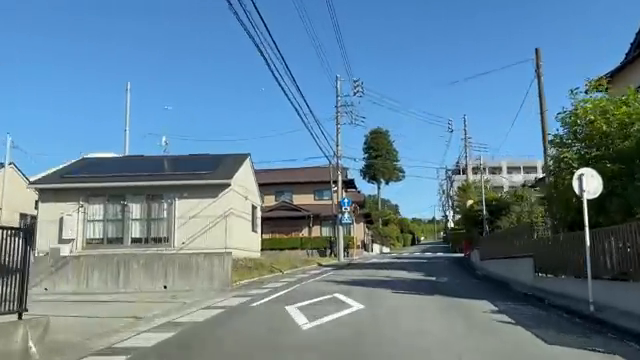
#> input picture frame 81 of GPU/kidcrossing.mp4, 640 x 360 px, given in place of the camera
$ python cpu_video_live.py 5 100   (older library calls are emulated)
#> lines starting #> are read from the running program, lines starting #| are printed output that depends on the picture; after the words box and inside, x2 and y2 are one past the last pixel; in counts of white or black regions, pixels touching at a corner belong together
#> in main, frame is the input picture: shape (360, 640, 3); mean B, G, R 150.7, 131, 101
#!/usr/bin/env python3
"""
Live video Sobel edge detection - processes webcam feed in real-time
Works without GPU - uses OpenCV and NumPy
"""

import cv2
import numpy as np
import sys
import time

def sobel_filter_cpu(src, threshold=150):
    """
    Apply Sobel edge detection filter on CPU
    """
#> called with threshold = 100
    # Convert to grayscale if needed
    if len(src.shape) == 3:
        gray = cv2.cvtColor(src, cv2.COLOR_BGR2GRAY)
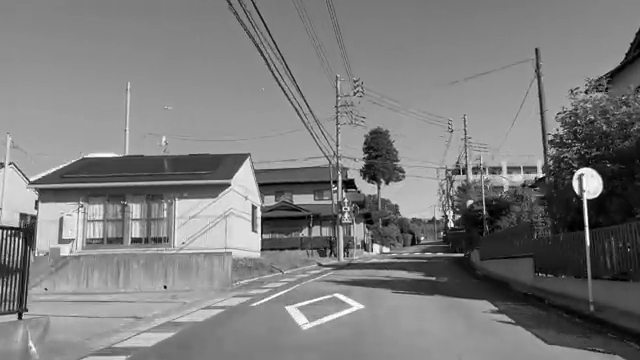
#> gray: shape (360, 640); min 0, max 255, mean 124.3
    else:
        gray = src.copy()

    # Apply Sobel operators
    sobelx = cv2.Sobel(gray, cv2.CV_64F, 1, 0, ksize=3)
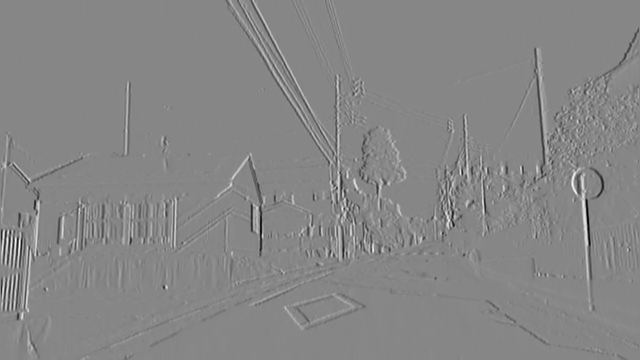
#> sobelx: shape (360, 640) float64; min -937, max 838, mean -1.1; drawn with min black and max white
    sobely = cv2.Sobel(gray, cv2.CV_64F, 0, 1, ksize=3)
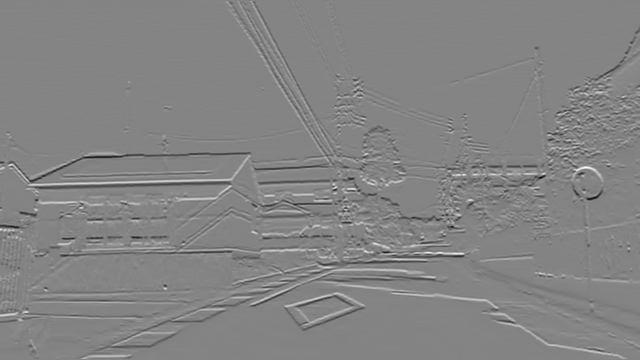
#> sobely: shape (360, 640) float64; min -900, max 839, mean 0.3; drawn with min black and max white

    # Calculate magnitude
    magnitude = np.sqrt(sobelx**2 + sobely**2)
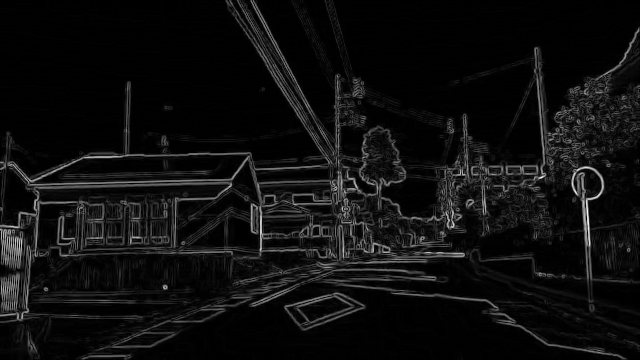
#> magnitude: shape (360, 640) float64; min 0, max 973.1, mean 57.7; drawn with min black and max white

    # Threshold
    edges = (magnitude > threshold).astype(np.uint8) * 255
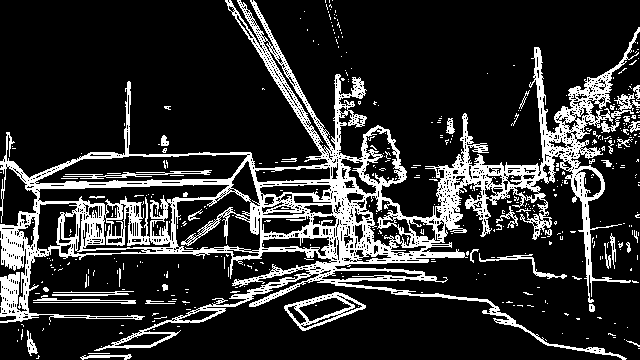
#> edges: shape (360, 640); 18.1% white; 429 white regions (389 under 20 px), largest, box (x1, y1, x2, y2) and area: (0, 0, 640, 360) 36492, (284, 292, 366, 331) 868, (63, 170, 212, 179) 386

    # Zero out border pixels
    edges[0, :] = 0
#> edges: shape (360, 640); 18.1% white; 428 white regions (388 under 20 px), largest, box (x1, y1, x2, y2) and area: (0, 1, 640, 360) 36480, (284, 292, 366, 331) 868, (63, 170, 212, 179) 386
    edges[-1, :] = 0
#> edges: shape (360, 640); 18.1% white; 428 white regions (388 under 20 px), largest, box (x1, y1, x2, y2) and area: (0, 1, 640, 359) 36476, (284, 292, 366, 331) 868, (63, 170, 212, 179) 386
    edges[:, 0] = 0
#> edges: shape (360, 640); 18.1% white; 428 white regions (388 under 20 px), largest, box (x1, y1, x2, y2) and area: (1, 1, 640, 359) 36444, (284, 292, 366, 331) 868, (63, 170, 212, 179) 386
    edges[:, -1] = 0
#> edges: shape (360, 640); 18.1% white; 427 white regions (387 under 20 px), largest, box (x1, y1, x2, y2) and area: (1, 1, 639, 359) 36436, (284, 292, 366, 331) 868, (63, 170, 212, 179) 386

    return edges

def main():
    # Camera device index (0 is usually the default webcam)
    camera_index = 0
    if len(sys.argv) >= 2:
        camera_index = int(sys.argv[1])

    threshold = 150
    if len(sys.argv) >= 3:
        threshold = int(sys.argv[2])

    print(f"Opening camera {camera_index}...")
    print("Press 'q' to quit, 's' to save screenshot, '+'/'-' to adjust threshold")
    print(f"Current threshold: {threshold}")

    # Open camera
    cap = cv2.VideoCapture(camera_index)
    if not cap.isOpened():
        print(f"ERROR: Cannot open camera {camera_index}")
        print("Try a different camera index (0, 1, 2, etc.)")
        sys.exit(1)

    # Set camera properties for better performance
    cap.set(cv2.CAP_PROP_FRAME_WIDTH, 640)
    cap.set(cv2.CAP_PROP_FRAME_HEIGHT, 480)
    cap.set(cv2.CAP_PROP_FPS, 30)

    width = int(cap.get(cv2.CAP_PROP_FRAME_WIDTH))
    height = int(cap.get(cv2.CAP_PROP_FRAME_HEIGHT))
    fps = cap.get(cv2.CAP_PROP_FPS)

    print(f"Camera opened: {width}x{height} @ {fps:.2f} fps")

    frame_count = 0
    start_time = time.time()
    last_fps_time = start_time
    fps_display = 0.0

    # Create window
    cv2.namedWindow('Sobel Edge Detection - Live', cv2.WINDOW_NORMAL)

    try:
        while True:
            ret, frame = cap.read()
            if not ret or frame is None:
                print("ERROR: Failed to read frame from camera")
                break

            # Process frame
            process_start = time.time()
            edges = sobel_filter_cpu(frame, threshold=threshold)
            process_time = time.time() - process_start

            # Convert grayscale to BGR for display (so we can add text)
            edges_bgr = cv2.cvtColor(edges, cv2.COLOR_GRAY2BGR)

            # Calculate and display FPS
            frame_count += 1
            current_time = time.time()
            if current_time - last_fps_time >= 1.0:  # Update FPS every second
                fps_display = frame_count / (current_time - start_time)
                last_fps_time = current_time

            # Add text overlay
            cv2.putText(edges_bgr, f"FPS: {fps_display:.1f}", (10, 30),
                       cv2.FONT_HERSHEY_SIMPLEX, 0.7, (0, 255, 0), 2)
            cv2.putText(edges_bgr, f"Threshold: {threshold}", (10, 60),
                       cv2.FONT_HERSHEY_SIMPLEX, 0.7, (0, 255, 0), 2)
            cv2.putText(edges_bgr, f"Process: {process_time*1000:.1f}ms", (10, 90),
                       cv2.FONT_HERSHEY_SIMPLEX, 0.7, (0, 255, 0), 2)
            cv2.putText(edges_bgr, "Press 'q' to quit", (10, height - 20),
                       cv2.FONT_HERSHEY_SIMPLEX, 0.5, (0, 255, 0), 1)
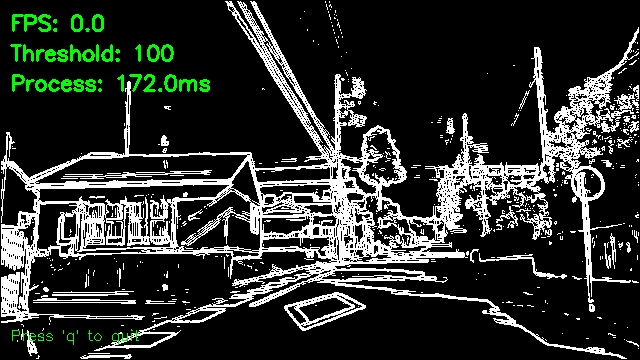
#> edges_bgr: shape (360, 640, 3); mean B, G, R 46.1, 49.8, 46.1

            # Display the frame
            cv2.imshow('Sobel Edge Detection - Live', edges_bgr)

            # Handle keyboard input
            key = cv2.waitKey(1) & 0xFF
#> (key q is pressed here)
            if key == ord('q'):
                print("Quitting...")
                break
            elif key == ord('s'):
                # Save screenshot
                filename = f"sobel_screenshot_{int(time.time())}.png"
                cv2.imwrite(filename, edges)
                print(f"Screenshot saved: {filename}")
            elif key == ord('+') or key == ord('='):
                threshold = min(255, threshold + 10)
                print(f"Threshold increased to: {threshold}")
            elif key == ord('-') or key == ord('_'):
                threshold = max(0, threshold - 10)
                print(f"Threshold decreased to: {threshold}")

    except KeyboardInterrupt:
        print("\nInterrupted by user")

    finally:
        # Cleanup
        cap.release()
        cv2.destroyAllWindows()

        elapsed = time.time() - start_time
        if frame_count > 0:
            avg_fps = frame_count / elapsed
            print(f"\nProcessed {frame_count} frames in {elapsed:.2f} seconds")
            print(f"Average FPS: {avg_fps:.2f}")

if __name__ == "__main__":
    main()

$ run again, starting later in the video
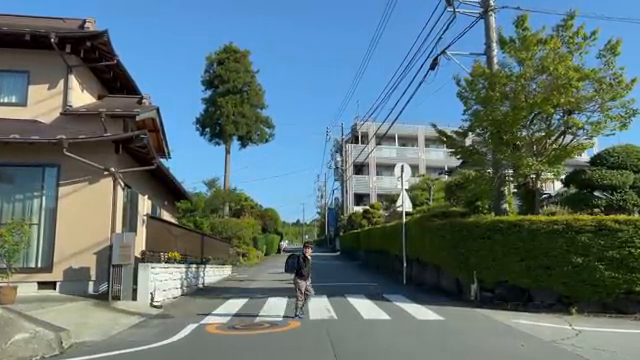
#> input picture frame 364 of GPU/kidcrossing.mp4, 640 x 360 px, given in place of the camera
#> in main, frame is the input picture: shape (360, 640, 3); mean B, G, R 117.6, 114.5, 94.2
#> in sobel_filter_cpu, `edges[:, 0] = 0`:
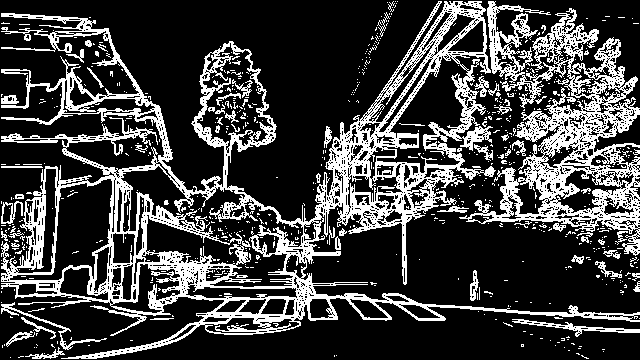
#> edges: shape (360, 640); 25% white in thin lines or dots
#> in main, `cv2.putText(edges_bgr, "Press 'q' to quit", (10, height - 20), cv2.FON..`:
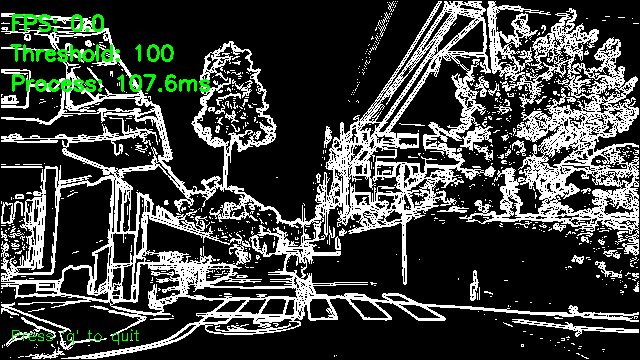
#> edges_bgr: shape (360, 640, 3); mean B, G, R 62.9, 66.6, 62.9
